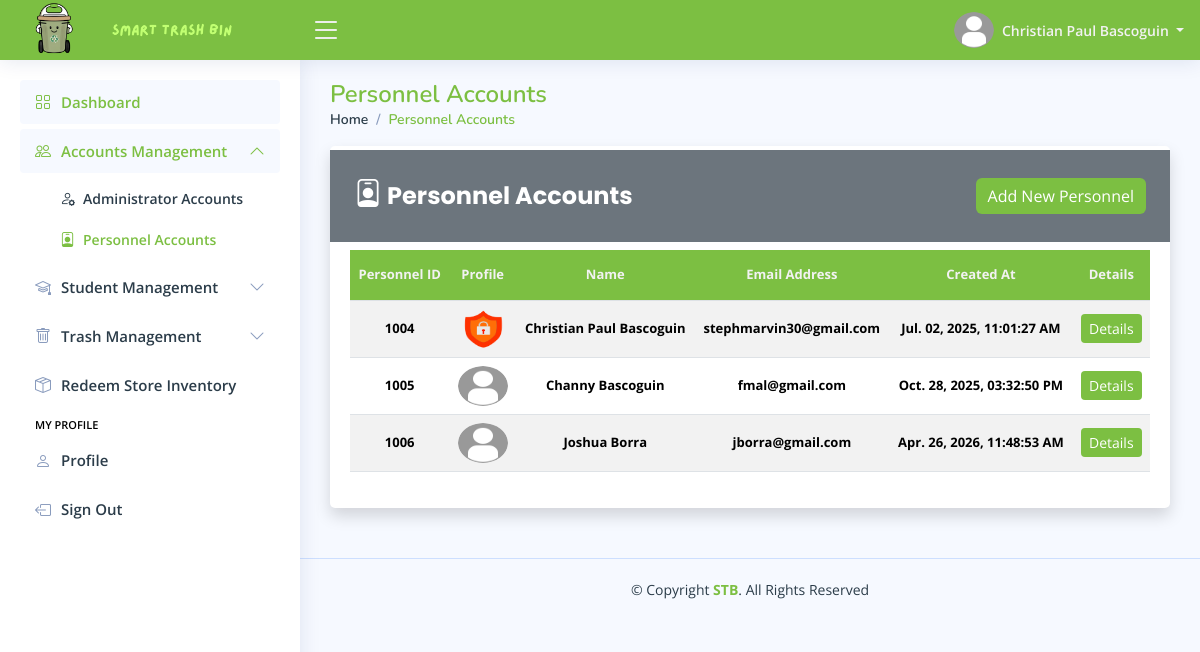
/pages/admin/home.php?page=personnel-accounts (signed in), run on the app's committed database.
### tables this page shows
CREATE TABLE `admin_profile_tbl` (
  `tbl_row_id` int(11) NOT NULL,
  `admin_id` int(11) NOT NULL,
  `profile_picture` varchar(255) DEFAULT NULL,
  `date_of_birth` date DEFAULT NULL,
  `gender` enum('Male','Female','Others') DEFAULT 'Others',
  `civil_status` enum('Single','Married','Divorced','Widowed') DEFAULT 'Single',
  `address` varchar(255) NOT NULL,
  `phone_number` varchar(50) NOT NULL,
  `facebook_link` varchar(255) NOT NULL,
  `updated_at` timestamp NOT NULL DEFAULT current_timestamp() ON UPDATE current_timestamp()
);

CREATE TABLE `admin_accounts_tbl` (
  `admin_id` int(11) NOT NULL,
  `first_name` varchar(100) NOT NULL,
  `middle_name` varchar(100) DEFAULT NULL,
  `last_name` varchar(100) NOT NULL,
  `email_address` varchar(150) NOT NULL,
  `admin_password` varchar(255) NOT NULL,
  `role` enum('Administrator') DEFAULT 'Administrator',
  `reset_password_token` varchar(255) DEFAULT NULL,
  `password_token_expiry` datetime DEFAULT NULL,
  `locked_account` enum('Yes','No') DEFAULT 'No',
  `created_at` timestamp NOT NULL DEFAULT current_timestamp(),
  `updated_at` timestamp NOT NULL DEFAULT current_timestamp() ON UPDATE current_timestamp()
);

CREATE TABLE `personnel_profile_tbl` (
  `tbl_row_id` int(11) NOT NULL,
  `personnel_id` int(11) NOT NULL,
  `profile_picture` varchar(255) DEFAULT NULL,
  `date_of_birth` date DEFAULT NULL,
  `gender` enum('Male','Female','Others') DEFAULT 'Others',
  `civil_status` enum('Single','Married','Divorced','Widowed') DEFAULT 'Single',
  `address` varchar(255) NOT NULL,
  `phone_number` varchar(50) NOT NULL,
  `facebook_link` varchar(255) NOT NULL,
  `updated_at` timestamp NOT NULL DEFAULT current_timestamp() ON UPDATE current_timestamp()
);

CREATE TABLE `personnel_accounts_tbl` (
  `personnel_id` int(11) NOT NULL,
  `first_name` varchar(100) NOT NULL,
  `middle_name` varchar(100) DEFAULT NULL,
  `last_name` varchar(100) NOT NULL,
  `email_address` varchar(150) NOT NULL,
  `personnel_password` varchar(255) NOT NULL,
  `role` enum('Personnel') DEFAULT 'Personnel',
  `reset_password_token` varchar(255) DEFAULT NULL,
  `password_token_expiry` datetime DEFAULT NULL,
  `locked_account` enum('Yes','No') DEFAULT 'No',
  `created_at` timestamp NOT NULL DEFAULT current_timestamp(),
  `created_by` int(11) DEFAULT NULL,
  `updated_at` timestamp NOT NULL DEFAULT current_timestamp() ON UPDATE current_timestamp()
);

### config/format-data.config.php (called while the page is built, shortened)
<?php
    function format_timestamp($timestamp) {
        $formatted_timestamp = date("M. d, Y, h:i:s A", strtotime($timestamp));
        return $formatted_timestamp;
    }
?>

### pages/admin/pages/personnel-accounts.php (the view, shortened to what this page needs)
<main id="main" class="main">
    <?php
        include_once "includes/pagetitle.php";
    ?>
    <section class="section">
        <div class="row">
            <div class="col-lg-12">
                <div class="card shadow">
                    <div class="d-flex justify-content-between align-items-center px-4 py-2 bg-secondary mb-2 mt-1">
                        <h5 class="card-title text-white custom-card-title fw-bold">
                            <i class="bi bi-person-badge fs-3"></i>
                            Personnel Accounts
                        </h5>
                        <a href="#" class="btn btn-primary custom-add-btn" data-bs-toggle="modal" data-bs-target="#addPersonnelModal">
                            Add New Personnel
                        </a>
                    </div>
                    <div class="card-body">
                        <div class="table-responsive">
                            <table class="table table-striped table-hover datatable custom-table">
                                <thead>
                                    <tr>
                                        <th scope="col"> Personnel ID </th>
                                        <th scope="col"> Profile </th>
                                        <th scope="col"> Name </th>
                                        <th scope="col"> Email Address </th>
                                        <th scope="col"> Created At </th>
                                        <th scope="col"> Details </th>
                                    </tr>
                                </thead>
                                <tbody>
                                    <?php
                                    $fetch_personnel_accounts = $conn->prepare("SELECT
                                                                                pc.*, pp.*
                                                                            FROM personnel_accounts_tbl pc
                                                                            LEFT JOIN personnel_profile_tbl pp
                                                                            ON pc.personnel_id = pp.personnel_id
                                                                            ");
                                    $fetch_personnel_accounts->execute();
                                    if ($fetch_personnel_accounts->rowCount() > 0) {
                                        while ($personnel_data = $fetch_personnel_accounts->fetch()) {
                                            $personnel_profile_picture = $personnel_data["profile_picture"];
                                            if (empty($personnel_profile_picture) || !file_exists($file_path . $personnel_profile_picture)) {
                                                $personnel_profile_picture = "default-img.png";
                                            }
                                    ?>
                                            <tr>
                                                <td class="fw-bold">
                                                    <?php echo htmlspecialchars($personnel_data["personnel_id"]); ?>
                                                </td>
                                                <td>
                                                    <img
                                                        src="<?php echo htmlspecialchars($file_path . $personnel_profile_picture); ?>"
                                                        alt="Profile Picture"
                                                        class="rounded-circle"
                                                        width="40" height="40">
                                                </td>
                                                <td class="fw-bold">
                                                    <?php echo htmlspecialchars($personnel_data["first_name"] . " " . $personnel_data["last_name"]); ?>
                                                </td>
                                                <td class="fw-bold">
                                                    <?php echo htmlspecialchars($personnel_data["email_address"]); ?>
                                                </td>
                                                <td class="fw-bold">
                                                    <?php echo htmlspecialchars(format_timestamp($personnel_data["created_at"])); ?>
                                                </td>
                                                <td>
                                                    <button class="btn btn-primary custom-add-btn btn-sm" data-bs-toggle="modal" data-bs-target="#personnel-account-<?php echo htmlspecialchars($personnel_data["personnel_id"]); ?>">
                                                        Details
                                                    </button>
                                                </td>
                                            </tr>
                                        <?php
                                        }
                                    }
                                    ?>
                                </tbody>
                            </table>
                        </div>
                    </div>
                </div>
            </div>
        </div>
    </section>
</main>

### pages/includes/header.php (shortened to what this page needs)
<header id="header" class="header fixed-top d-flex align-items-center">
    <div class="d-flex align-items-center justify-content-between">
        <a href="home.php" class="logo d-flex align-items-center gap-0">
            <img src="../../assets/global/images/stb-logo.png" alt="Website Logo">
            <img src="../../assets/global/images/stb-name.png" alt="Website Logo">
        </a>
        <i class="bi bi-list toggle-sidebar-btn"></i>
    </div>
    <nav class="header-nav ms-auto">
        <ul class="d-flex align-items-center">
            <li class="nav-item dropdown pe-3">
                <a class="nav-link nav-profile d-flex align-items-center pe-0" href="#" data-bs-toggle="dropdown">
                    <img src="<?php echo htmlspecialchars($file_path . $profile_picture); ?>" alt="Profile Picture" class="rounded-circle" width="40" height="40">
                    <span class="d-none d-md-block dropdown-toggle ps-2"> <?php echo htmlspecialchars($first_name . " " . $last_name); ?> </span>
                </a>
            </li>
        </ul>
    </nav>
</header>

### assets/main/css/styles.css (style rules this page uses)
:root { scroll-behavior: smooth; }
body { font-family: "Open Sans", sans-serif; background: #f6f9ff; color: #444444; }
a { color: #4154f1; text-decoration: none; }
h1, h2, h3, h4, h5, h6 { font-family: "Nunito", sans-serif; }
#main { margin-top: 60px; padding: 20px 30px; transition: all 0.3s; }
.card { margin-bottom: 30px; border: none; border-radius: 5px; box-shadow: 0px 0 30px rgba(1, 41, 112, 0.1); }
.card-title { padding: 20px 0 15px 0; font-size: 18px; font-weight: 500; color: #2b3c49; font-family: "Poppins", sans-serif; }
.card-body { padding: 0 20px 20px 20px; }
.logo { line-height: 1; font-size: 2rem; color: #f2f2f2; font-weight: bold; }
@media (min-width: 1200px) { .logo { width: 280px; } }
.logo img { width: auto; max-height: 70px; margin: 12px 12px 12px 0; }
.header { transition: all 0.5s; z-index: 997; height: 60px; box-shadow: 0px 2px 20px rgba(1, 41, 112, 0.1); background-color: #7CBF42; padding-left: 20px; }
.header .toggle-sidebar-btn { font-size: 32px; padding-left: 10px; cursor: pointer; color: #f2f2f2; }
.header-nav ul { list-style: none; }
.header-nav>ul { margin: 0; padding: 0; }
.header-nav .nav-profile { color: #f2f2f2; }
.header-nav .nav-profile img { max-height: 36px; }
.header-nav .nav-profile span { font-size: 14px; font-weight: 600; }
@media (min-width: 1200px) { #main, #footer { margin-left: 300px; } }

### pages/admin/home.php (style rules this page uses)
.custom-table { cursor: pointer; }
.custom-table thead tr th { text-align: center; }
.custom-table thead tr th, .custom-table tr td { text-align: center; vertical-align: middle !important; }
.custom-table tr th { background-color: #7CBF42; height: 50px; color: #f2f2f2; }
.custom-table tr td img { width: 50px; }
.custom-add-btn, .custom-save-btn { background-color: #7CBF42; border: none; }
.custom-card-title { font-size: 24px; }
.custom-table tr th, .custom-table tr td { font-size: 13px; }

### data on the page
admin_profile_tbl: admin.last_name "Christian Paul Bascoguin"
personnel_profile_tbl: personnel "1004", profile_picture (picture), personnel.last_name "Christian Paul Bascoguin", personnel.email_address "stephmarvin30@gmail.com", personnel.created_at "Jul. 02, 2025, 11:01:27 AM"
personnel_profile_tbl: personnel "1005", personnel.last_name "Channy Bascoguin", personnel.email_address "fmal@gmail.com", personnel.created_at "Oct. 28, 2025, 03:32:50 PM"
personnel_profile_tbl: personnel "1006", personnel.last_name "Joshua Borra", personnel.email_address "jborra@gmail.com", personnel.created_at "Apr. 26, 2026, 11:48:53 AM"

### other printed values
$page_titles[$page_name] "Personnel Accounts"
